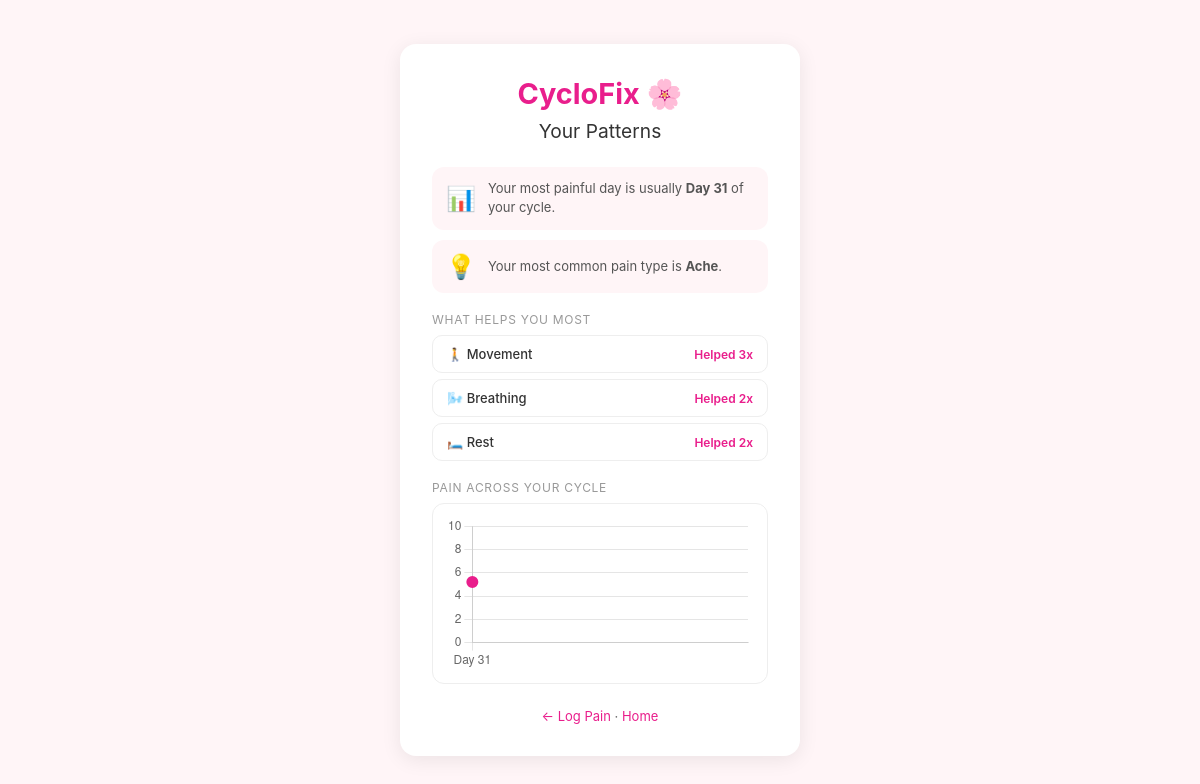
The app's page /patterns (signed in) with its own data.
### models.py (models this page shows)
class CycleLog(db.Model):
    id = db.Column(db.Integer, primary_key=True)
    user_id = db.Column(db.Integer, db.ForeignKey('user.id'), nullable=False)
    date = db.Column(db.Date, nullable=False, default=datetime.utcnow)
    cycle_day = db.Column(db.Integer, nullable=True)
    pain_intensity = db.Column(db.Integer, nullable=True)
    pain_type = db.Column(db.String(50), nullable=True)
    relief_suggestion = db.Column(db.String(100), nullable=True)
    relief_helped = db.Column(db.String(20), nullable=True)
    created_at = db.Column(db.DateTime, default=datetime.utcnow)

### app.py (the view)
@app.route('/patterns')
@login_required
def patterns():
    from collections import Counter
    all_logs = CycleLog.query.filter_by(
        user_id=current_user.id
    ).order_by(CycleLog.date.asc()).all()
    timeline = []
    for log in all_logs:
        if log.pain_intensity and log.cycle_day:
            timeline.append({
                'day': log.cycle_day,
                'intensity': log.pain_intensity,
                'type': log.pain_type
            })
    helpful_logs = [l for l in all_logs if l.relief_helped == 'yes' and l.relief_suggestion]
    help_counts = Counter([l.relief_suggestion for l in helpful_logs])
    top_helpers = help_counts.most_common(3)
    pain_types = Counter([l.pain_type for l in all_logs if l.pain_type])
    most_common_pain = pain_types.most_common(1)[0] if pain_types else None
    day_pain = {}
    for log in all_logs:
        if log.cycle_day and log.pain_intensity:
            if log.cycle_day not in day_pain:
                day_pain[log.cycle_day] = []
            day_pain[log.cycle_day].append(log.pain_intensity)
    avg_pain = {day: round(sum(vals)/len(vals), 1) for day, vals in day_pain.items()}
    worst_day = max(avg_pain, key=avg_pain.get) if avg_pain else None
    return render_template('patterns.html',
        user=current_user,
        timeline=timeline,
        top_helpers=top_helpers,
        most_common_pain=most_common_pain,
        avg_pain=avg_pain,
        worst_day=worst_day
    )

### app.py (called while the page is built)
@login_manager.user_loader
def load_user(user_id):
    return User.query.get(int(user_id))

### templates/patterns.html (shortened to what this page needs)
<!DOCTYPE html>
<html lang="en">
<head>
    <link rel="stylesheet" href="{{ url_for('static', filename='style.css') }}">
</head>
<body>
    <div class="container">
        <h1>CycloFix 🌸</h1>
        <h2>Your Patterns</h2>
        {% if worst_day %}
        <div class="insight-card">
            <div class="insight-emoji">📊</div>
            <div class="insight-text">
                Your most painful day is usually
                <strong>Day {{ worst_day }}</strong> of your cycle.
            </div>
        </div>
        {% endif %}
        {% if most_common_pain %}
        <div class="insight-card">
            <div class="insight-emoji">💡</div>
            <div class="insight-text">
                Your most common pain type is
                <strong>{{ most_common_pain[0] | capitalize }}</strong>.
            </div>
        </div>
        {% endif %}
        {% if top_helpers %}
        <div class="section-title">What helps you most</div>
        {% for suggestion, count in top_helpers %}
        <div class="helper-card">
            <span class="helper-name">
                {% if suggestion == 'heat' %}🔥 Heat
                {% elif suggestion == 'breathing' %}🌬️ Breathing
                {% elif suggestion == 'rest' %}🛏️ Rest
                {% elif suggestion == 'movement' %}🚶 Movement
                {% endif %}
            </span>
            <span class="helper-count">Helped {{ count }}x</span>
        </div>
        {% endfor %}
        {% endif %}
        {% if avg_pain %}
        <div class="section-title">Pain across your cycle</div>
        <div class="chart-container">
            <canvas id="painChart"></canvas>
        </div>
        {% endif %}
        <p style="margin-top:1.5rem">
            <a href="/log">← Log Pain</a> · <a href="/">Home</a>
        </p>
    </div>
    {% if avg_pain %}
    <script>
        const days = {{ avg_pain.keys() | list | tojson }};
        const intensities = {{ avg_pain.values() | list | tojson }};
        new Chart(document.getElementById('painChart'), {
            type: 'line',
            data: {
                labels: days.map(d => 'Day ' + d),
                datasets: [{
                    label: 'Average Pain',
                    data: intensities,
                    borderColor: '#e91e8c',
                    backgroundColor: 'rgba(233, 30, 140, 0.1)',
                    borderWidth: 2,
                    pointBackgroundColor: '#e91e8c',
                    pointRadius: 5,
                    tension: 0.3,
                    fill: true
                }]
            },
            options: {
                responsive: true,
                scales: {
                    y: {
                        min: 0,
                        max: 10,
                        ticks: { stepSize: 2 }
                    }
                },
                plugins: {
                    legend: { display: false }
                }
            }
        });
    </script>
    {% endif %}
</body>
</html>

### static/style.css (style rules this page uses)
* { margin: 0; padding: 0; box-sizing: border-box; }
body { font-family: -apple-system, BlinkMacSystemFont, 'Segoe UI', sans-serif; background: #fff5f7; min-height: 100vh; display: flex; align-items: center; justify-content: center; }
.container { background: white; padding: 2rem; border-radius: 16px; box-shadow: 0 4px 20px rgba(0,0,0,0.08); width: 100%; max-width: 400px; text-align: center; }
h1 { color: #e91e8c; font-size: 1.8rem; margin-bottom: 0.5rem; }
h2 { color: #333; font-size: 1.2rem; margin-bottom: 1.5rem; font-weight: 400; }
p { margin-top: 1rem; font-size: 13px; color: #666; }
a { color: #e91e8c; text-decoration: none; }
.insight-card { display: flex; align-items: center; gap: 12px; background: #fff5f7; border-radius: 12px; padding: 12px 14px; margin-bottom: 10px; text-align: left; }
.insight-emoji { font-size: 1.5rem; flex-shrink: 0; }
.insight-text { font-size: 13px; color: #555; line-height: 1.5; }
.section-title { font-size: 12px; color: #999; text-transform: uppercase; letter-spacing: 0.06em; margin: 1.2rem 0 8px; text-align: left; }
.helper-card { display: flex; justify-content: space-between; align-items: center; background: white; border: 1.5px solid #eee; border-radius: 10px; padding: 10px 14px; margin-bottom: 6px; }
.helper-name { font-size: 13px; color: #333; font-weight: 500; }
.helper-count { font-size: 12px; color: #e91e8c; font-weight: 600; }
.chart-container { margin-top: 8px; background: white; border-radius: 12px; padding: 12px; border: 1.5px solid #eee; }

### records on screen
CycleLog: pain_type "Ache"
CycleLog: relief_suggestion "🚶 Movement", count "3"
CycleLog: relief_suggestion "🌬️ Breathing", count "2"
CycleLog: relief_suggestion "🛏️ Rest", count "2"

### other values on screen
{{ worst_day }} "31"
chart data {{ avg_pain.keys() | list | tojson }} [31]
chart data {{ avg_pain.values() | list | tojson }} [5.2]
